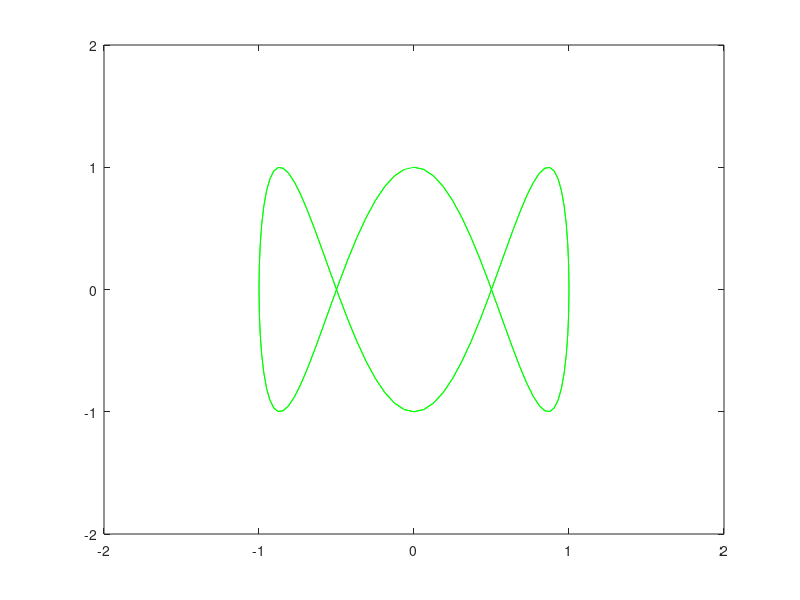

Write the MATLAB code that produced this figure.
% lisajous.m
% This file is a Matlab script generates a 2 sinusoids signals and plots 
% them simulating the oscilloscope X-Y deflection mode a good basic 
% introduction ecercise  for signal processing. 
%
% This program is free software; you can redistribute it and/or modify
% it under the terms of the GNU General Public License as published by
% the Free Software Foundation; either version 2, or (at your option)
% any later version.
%
% This program is distributed in the hope that it will be useful,
% but WITHOUT ANY WARRANTY; without even the implied warranty of
% MERCHANTABILITY or FITNESS FOR A PARTICULAR PURPOSE.  See the
% GNU General Public License for more details.

 %Time specifications:
Fs = 100;                             % Sampling Frequency (samples per second)
Ts = 1/Fs;                            % Sampling Period (seconds per sample)

L=200;                                % Time vector lenght (total samples)
t = [0:L-1]*Ts;                       % Time vector
Phi=pi/2;

%Signals                   
Fx = 1; Ax = 1; X = Ax * sin(2*pi*Fx*t);
Fy = 3; Ay = 1; Y = Ay * sin(2*pi*Fy*t+Phi);
figure; 
plot(X,Y,'green');set(gca,'color','black'); axis([-2 2 -2 2])